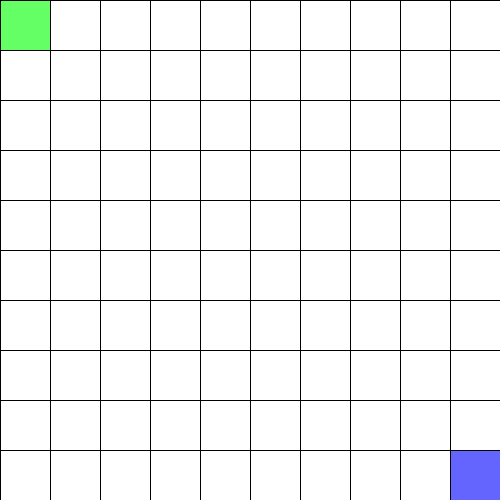
Frame 1 (no input)
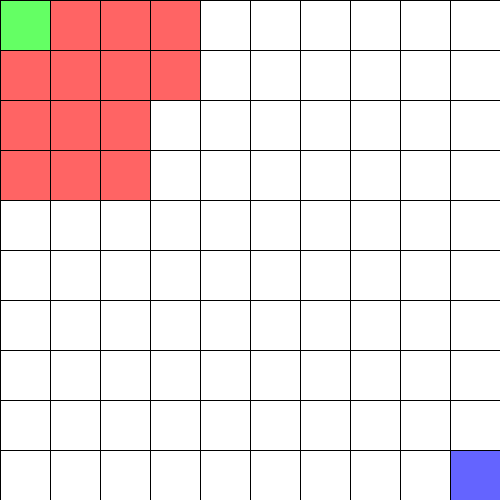
Frame 60 (the mouse pressed at the canvas centre just before this capture)
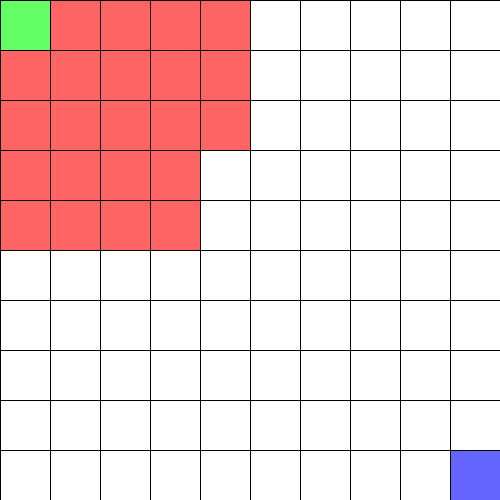
Frame 120 (the mouse held since frame 60 and released just before this capture)

The Processing sketch that drew these frames (run headless with seeded random() and noise(); from frame 60 on, the mouse is pressed at the canvas centre):

// Processing sketch: BFS
// ── BFS.pde
import java.util.LinkedList;
import java.util.Queue;
import java.util.ArrayList;

Queue<Node> queue;

Point start, end;

Node[][] graph;

int rows = 10;
int cols = 10;

void setup()
{
  size(500, 500);
  
  start = new Point(0, 0);
  end   = new Point(cols - 1, rows - 1);
  
  graph = new Node[cols][rows]; 
  
  for (int y = 0; y < rows; y++)
  for (int x = 0; x < cols; x++)
  { 
    graph[x][y] = new Node(new Point(x, y), new Point(0, 0), 0);
  }
  
  queue = new LinkedList<>();
  queue.add(new Node(start, new Point(-1, -1), 0));
}

void draw()
{
  show();
  for (int i = 0; i < 1; i++) bfs();
}

void show()
{
  float tile_width  = float(width ) / cols;
  float tile_height = float(height) / rows;
  
  for (int y = 0; y < rows; y++)
  for (int x = 0; x < cols; x++)
  {
    Node n = graph[x][y];
    
    fill(255);
    
    if (n.visited) fill(255, 100, 100);
    
    rect(tile_width * x, tile_height * y, tile_width, tile_height);
  }
  
  fill(100, 255, 100);
  rect(tile_width * start.x, tile_height * start.y, tile_width, tile_height);
  
  fill(100, 100, 255);
  rect(tile_width * end.x, tile_height * end.y, tile_width, tile_height);
}

void bfs()
{
  if (queue.size() == 0) return;
  
  Node n = queue.remove();
  
  int x = n.position.x;
  int y = n.position.y;
  
  int px = n.parent.x;
  int py = n.parent.y;
  
  int d = n.depth;
  
  if (x < 0 || x >= cols || y < 0 || y >= rows) return;
  
  if (graph[x][y].visited) return;
  
  graph[x][y].visited = true;
  
  graph[x][y].parent.x = py;
  graph[x][y].parent.y = px;
  
  graph[x][y].depth = d;
  
  if (x == end.x && y == end.y)
  {
    queue.clear();
    trace(end);
    return;
  }
  
  for (int dx = -1; dx <= 1; dx++)
  for (int dy = -1; dy <= 1; dy++)
  {
    if (dx == 0 && dy == 0) continue;
    
    //if (dx != 0 && dy != 0) continue;
    
    queue.add(new Node(new Point(x + dx, y + dy), new Point(x, y), d + 1));
  }
}

void trace(Point end)
{ 
  ArrayList<Point> trace = new ArrayList<>();
  
  int d = graph[end.x][end.y].depth;
  
  println(d);
  
  while (d > 0)
  {
    end = graph[end.x][end.y].parent;
    
    trace.add(new Point(end.x, end.y));
    
    d--;
  }
  
  for (int y = 0; y < rows; y++)
  for (int x = 0; x < cols; x++)
  {
    Node n = graph[x][y];
    
    n.visited = false;
    n.parent.x = 0;
    n.parent.y = 0;
  }
  
  for (Point p : trace)
  {
    graph[p.x][p.y].visited = true;
  }
}

// ── Node.pde
class Node
{
  int depth;
  boolean visited;
  
  Point position;
  Point parent;
  
  Node ()
  {
    depth = 0;
    visited = false;
    position = new Point();
    parent = new Point();
  }
  
  Node (Point position, Point parent, int depth)
  {
    this.depth = depth;
    this.visited = false;
    this.position = position;
    this.parent = parent;
  }
  
  Node (Point position, Point parent, int depth, boolean visited)
  {
    this.depth = depth;
    this.visited = visited;
    this.position = position;
    this.parent = parent;
  }
}

// ── Point.pde
class Point
{
  int x;
  int y;
  
  Point ()
  {
    x = 0;
    y = 0;
  }
  
  Point (int x, int y)
  {
    this.x = x;
    this.y = y;
  }
}
